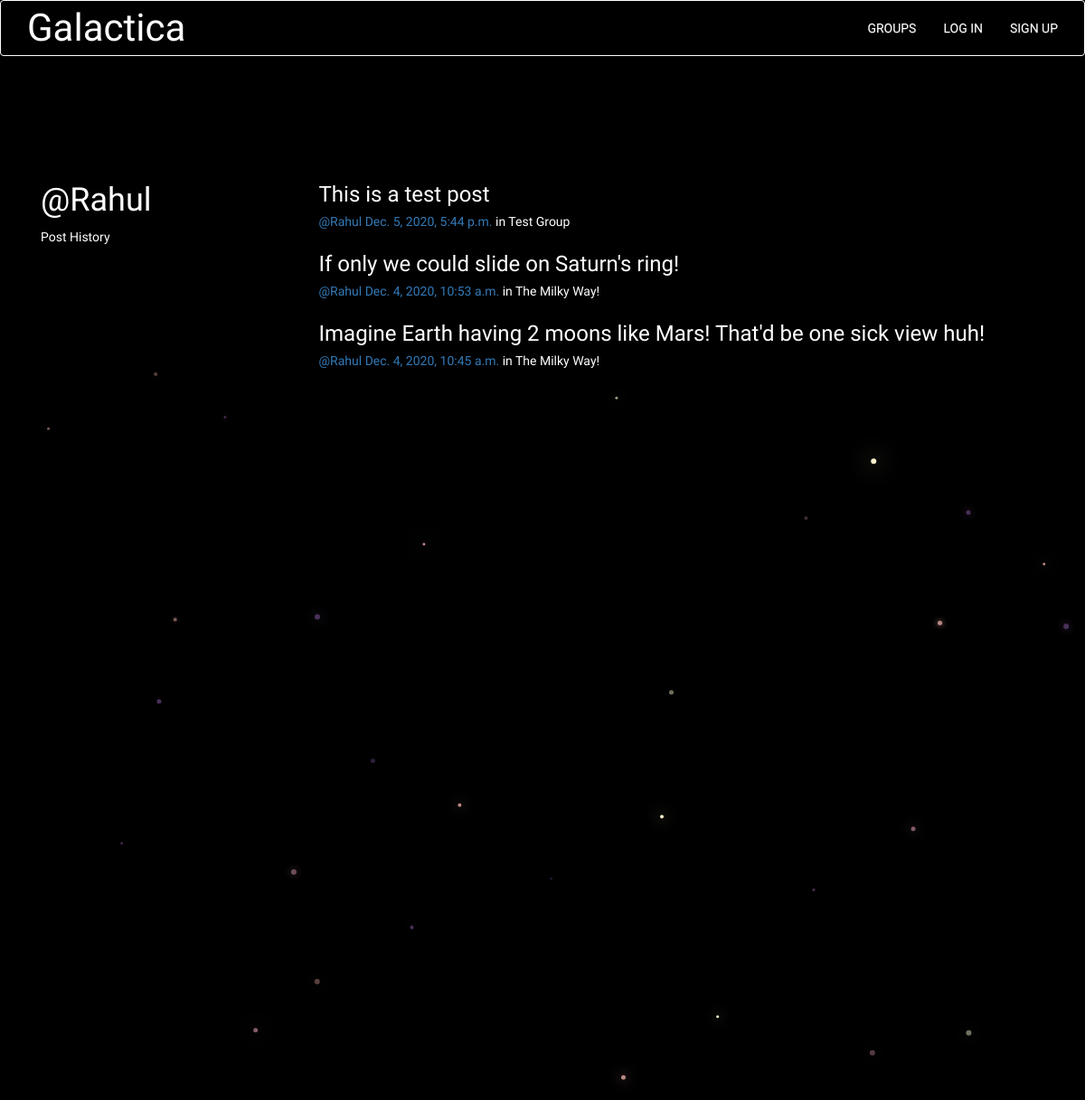
Screenshot of /posts/by/Rahul/ with the database file from the repository.
### posts/models.py (models this page shows, shortened)
class Post(models.Model):
    user = models.ForeignKey(User, related_name="posts",on_delete=models.CASCADE)
    created_at = models.DateTimeField(auto_now=True)
    message = models.TextField()
    message_html = models.TextField(editable=False)
    group = models.ForeignKey(Group, related_name="posts",null=True, blank=True,on_delete=models.CASCADE)
    class Meta:
        ordering = ["-created_at"]
        unique_together = ["user", "message"]

### groups/models.py (models this page shows, shortened)
class Group(models.Model):
    name = models.CharField(max_length=255, unique=True)
    slug = models.SlugField(allow_unicode=True, unique=True)
    description = models.TextField(blank=True, default='')
    description_html = models.TextField(editable=False, default='', blank=True)
    members = models.ManyToManyField(User,through="GroupMember")
    class Meta:
        ordering = ["name"]

### posts/views.py (the view)
# urls.py: path("by/<username>/",views.UserPosts.as_view(),name="for_user"),
class UserPosts(generic.ListView):
    model = models.Post
    template_name = "posts/user_post_list.html"
    def get_queryset(self):
        try:
            self.post_user = User.objects.prefetch_related("posts").get(
                username__iexact=self.kwargs.get("username")
            )
        except User.DoesNotExist:
            raise Http404
        else:
            return self.post_user.posts.all()
    def get_context_data(self, **kwargs):
        context = super().get_context_data(**kwargs)
        context["post_user"] = self.post_user
        return context

### posts/templates/posts/user_post_list.html
{% extends "posts/post_base.html" %}
{% block prepost %}
<div class="content">
<div class="col-md-3">
	<h1>@{{ post_user.username }}</h1>
	<p>Post History</p>
</div>
{% endblock %}
{% block post_content %}
<div class="col-md-8">
	{% for post in post_list %}
		{% include "posts/_post.html" %}
	{% endfor %}
</div>
</div>
{% endblock %}

### posts/templates/posts/post_base.html (shortened to what this page needs)
{% extends "base.html" %}
{% block content %}
<div class="posts-page">
	<div class="container">
		<div class="row">
			{% block prepost%}{% endblock %}
			{% block post_content %}{% endblock %}
		</div>
	</div>
</div>
{% endblock %}

### templates/base.html (shortened to what this page needs)
<!DOCTYPE html>
{% load static %}
<html>
  <head>
    <link rel="stylesheet" href="https://maxcdn.bootstrapcdn.com/bootstrap/3.3.7/css/bootstrap.min.css">
    <link rel="stylesheet" href="https://maxcdn.bootstrapcdn.com/bootstrap/3.3.7/css/bootstrap-theme.min.css">
    <link rel="stylesheet" href="{% static 'css/master.css'%}">
  </head>
  <body class="bod">
    <nav class="navbar mynav" role="navigation" id="navbar">
    			<div class="container">
            <a class="nav_home" href="{% url 'home' %}" >Galactica</a>
    					<ul class="nav navbar-nav navbar-right">
    						{% if user.is_authenticated %}
                      <li><a href="{% url 'posts:create' %}" class="nav_button">Post</a></li>
                      <li><a href="{% url 'groups:all' %}" class="nav_button">Groups</a></li>
                      <li><a href="{% url 'groups:create' %}" class="nav_button">Create Group</a></li>
                      <li><a href="{% url 'accounts:logout' %}" class="nav_button">Log out</a></li>
    						{% else %}
    						      <li><a href="{% url 'groups:all' %}" class="nav_button" >Groups</a></li>
    						      <li><a href="{% url 'accounts:login' %}" class="nav_button">Log in</a></li>
    						      <li><a href="{% url 'accounts:signup' %}" class="nav_button">Sign up</a></li>
    						{% endif %}
    					</ul>
    			</div>
    		</nav>
        <div class="container mycontent">
          {% block content %}
          {% endblock %}
        </div>
<canvas id="canvas"></canvas>
  </body>
</html>

### posts/templates/posts/_post.html (shortened to what this page needs)
<div class="content container">
	<h3>{{ post.message_html|safe }}</h3>
	<div class="media-body">
		<h5 class="media-heading">
			<span class="username"><a href="{% url 'posts:for_user' username=post.user.username %}">@{{ post.user.username }}</a></span>
			<time class="time"><a href="{% url 'posts:single' username=post.user.username pk=post.pk %}">{{ post.created_at }}</a></time>
			{% if post.group %}
			<span class="group-name">in {{ post.group.name }}</span>
			{% endif %}
		</h5>
	</div>
</div>

### static/css/master.css (style rules this page uses)
.mycontent { padding-top: 100px; }
html, .bod { height: 100%; width: 100%; font-family: 'Exo', sans-serif; background: #000; overflow-x:hidden; margin: 0; }
.nav_home { padding-top: 20px; font-size: 3em; }
.nav_button { background-color: transparent; margin-top: 5px; text-transform: uppercase; border-radius: 0.2em; transition: 250ms ease-in-out, color 300ms ease-in-out; }
.navbar a:link { text-decoration: none; }
.navbar a { color: #ffff; }
.mynav { position: sticky; top: 0px; background-color: #000; z-index: 9999; border-color: #fff; }
.content { color: #fff; }

### rows the page displays
Post: message_html "This is a test post", user.username "Rahul", created_at "Dec. 5, 2020, 5:44 p.m.", group.name "Test Group"
Post: message_html "If only we could slide on Saturn's ring!", user.username "Rahul", created_at "Dec. 4, 2020, 10:53 a.m.", group.name "The Milky Way!"
Post: message_html "Imagine Earth having 2 moons like Mars! That'd be one sick view huh!", user.username "Rahul", created_at "Dec. 4, 2020, 10:45 a.m.", group.name "The Milky Way!"

### other values shown
{{ post_user.username }} "Rahul"
